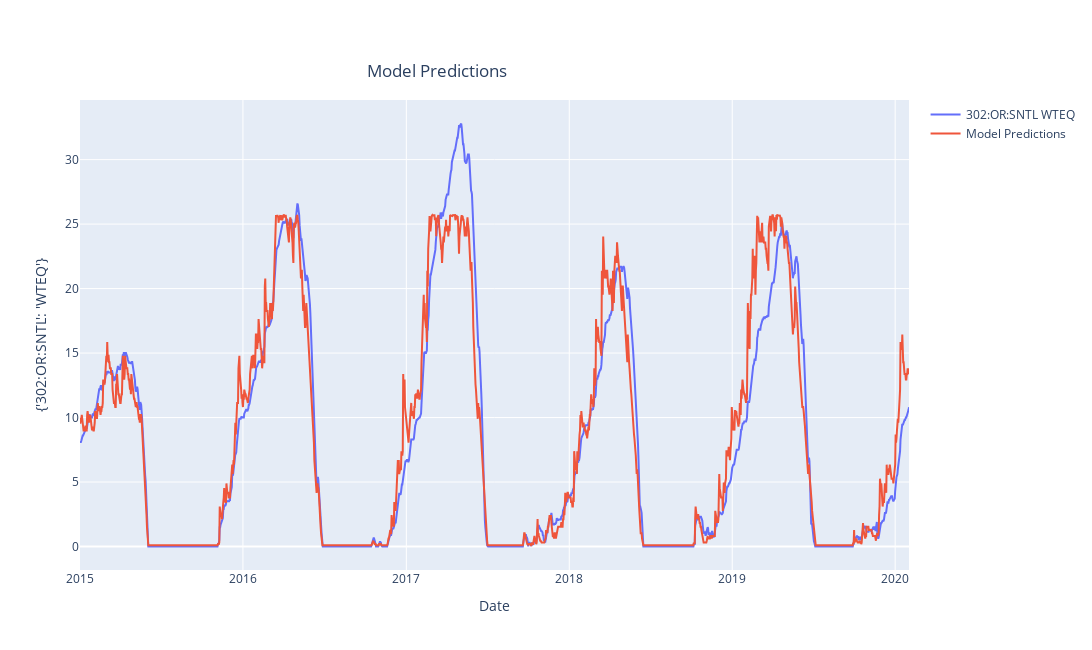

Source (notebook cell):
### Code cell
model.make_predictions(s,e)
model.predictions_plot.show()

### Figure 1 — Plotly figure (JSON) as saved in the notebook; plotly's stock layout.template omitted (floating-point values rounded to 4 significant figures; data arrays with more than 128 entries replaced by an {"elided": "..."} marker saying what was removed)
{"data": [{"mode": "lines", "name": "302:OR:SNTL WTEQ", "type": "scatter", "x": {"elided": "1858 str values"}, "y": {"elided": "1858 float values"}}, {"mode": "lines", "name": "Model Predictions", "type": "scatter", "x": {"elided": "1858 str values"}, "y": {"elided": "1858 float values"}}], "layout": {"height": 650, "showlegend": true, "title": {"text": "Model Predictions", "x": 0.4, "xanchor": "center", "y": 0.9, "yanchor": "top"}, "width": 1400, "xaxis": {"title": {"text": "Date"}}, "yaxis": {"title": {"text": "{'302:OR:SNTL': 'WTEQ'}"}}}}
